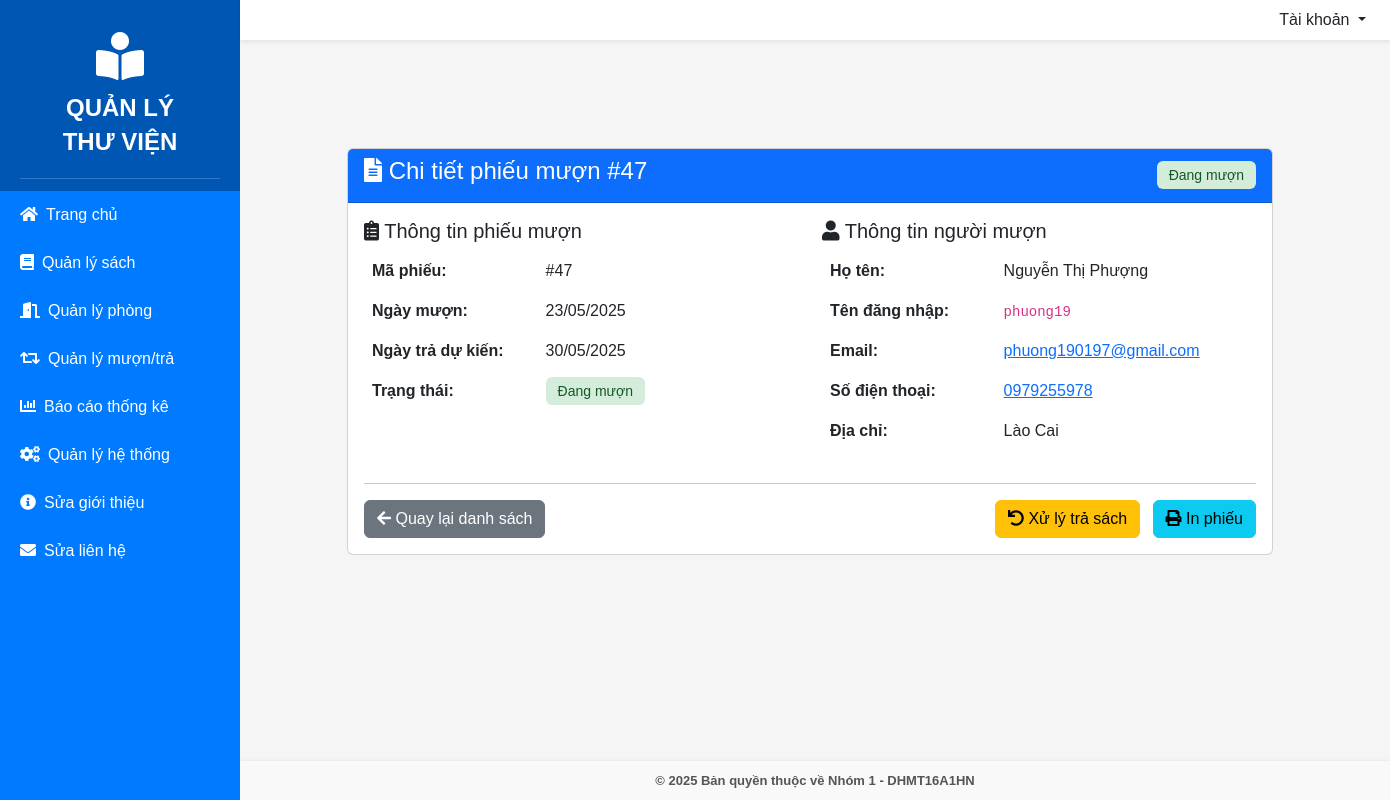
Page /chi_tiet_phieu.php?id=47 on the committed database.
### tables this page shows
CREATE TABLE `phieu_muon` (
  `ma_phieu` int(11) NOT NULL,
  `ma_ban_doc` int(11) DEFAULT NULL,
  `ngay_muon` date DEFAULT NULL,
  `ngay_tra` date DEFAULT NULL,
  `trang_thai` enum('dang_muon','da_tra') DEFAULT 'dang_muon'
);

CREATE TABLE `ban_doc` (
  `ma_ban_doc` int(11) NOT NULL,
  `ten_dang_nhap` varchar(50) NOT NULL,
  `mat_khau` varchar(255) NOT NULL,
  `ho_ten` varchar(100) DEFAULT NULL,
  `ngay_sinh` date DEFAULT NULL,
  `email` varchar(100) DEFAULT NULL,
  `so_dien_thoai` varchar(20) DEFAULT NULL,
  `dia_chi` text DEFAULT NULL,
  `vai_tro` varchar(20) DEFAULT 'bandoc',
  `trang_thai_the` tinyint(1) NOT NULL DEFAULT 1 COMMENT '1: Hoạt động, 0: Bị Khóa'
);

### chi_tiet_phieu.php (the view, shortened to what this page needs)
<?php
include 'ket_noi.php';
$ma_phieu = isset($_GET['id']) ? intval($_GET['id']) : 0;
if ($ma_phieu > 0) {
    $stmt = $conn->prepare("
        SELECT pm.*, bd.ho_ten, bd.ten_dang_nhap, bd.email, bd.so_dien_thoai, bd.dia_chi,
        CASE
            WHEN pm.ngay_tra < CURDATE() AND pm.trang_thai = 'dang_muon' THEN 'qua_han'
            ELSE pm.trang_thai
        END as trang_thai_hien_thi,
        DATEDIFF(CURDATE(), pm.ngay_tra) as so_ngay_qua_han
        FROM phieu_muon pm
        JOIN ban_doc bd ON pm.ma_ban_doc = bd.ma_ban_doc
        WHERE pm.ma_phieu = ?
    ");
    $stmt->bind_param("i", $ma_phieu);
    $stmt->execute();
    $result = $stmt->get_result();
    if ($result->num_rows > 0) {
        $phieu = $result->fetch_assoc();
    } else {
        $error = "Không tìm thấy phiếu mượn với ID: $ma_phieu";
    }
} else {
    $error = "ID phiếu mượn không hợp lệ";
}
?>
<!DOCTYPE html>
<html lang="vi">
<head>
    <link href="https://cdn.jsdelivr.net/npm/bootstrap@5.3.0/dist/css/bootstrap.min.css" rel="stylesheet">
    <link href="https://cdnjs.cloudflare.com/ajax/libs/font-awesome/5.15.4/css/all.min.css" rel="stylesheet">
</head>
<body>
    <nav class="navbar navbar-light bg-white shadow-sm px-4 py-2 d-flex justify-content-end align-items-center fixed-top">
    <div class="dropdown">
        <?php if (isset($_SESSION['ban_doc'])): ?>
            <a class="dropdown-toggle text-dark text-decoration-none" href="#" id="accountDropdown" role="button" data-bs-toggle="dropdown" aria-expanded="false">
                <?php if (isset($_SESSION['ban_doc']['vai_tro']) && $_SESSION['ban_doc']['vai_tro'] === 'admin'): ?>
                    Xin chào, <strong>Admin</strong>
                <?php else: ?>
                    Xin chào, <strong><?= $_SESSION['ban_doc']['ten_dang_nhap'] ?></strong>
                <?php endif; ?>
            </a>
            <ul class="dropdown-menu dropdown-menu-end" aria-labelledby="accountDropdown">
                <li><a class="dropdown-item" href="dang_xuat.php">🔓 Đăng xuất</a></li>
            </ul>
        <?php else: ?>
            <a class="dropdown-toggle text-dark text-decoration-none" href="#" id="accountDropdown" role="button" data-bs-toggle="dropdown" aria-expanded="false">
                Tài khoản
            </a>
        <?php endif; ?>
    </div>
</nav>
<div class="sidebar">
    <a href="trang_chu_admin.php" style="text-decoration: none;">
    <div class="sidebar-brand" style="cursor: pointer;">
        <i class="fas fa-book-reader text-white"></i>
        <div class="sidebar-brand-text">QUẢN LÝ<br> THƯ VIỆN</div>
    </div>
</a>
    <a href="trang_chu_admin.php"><i class="fas fa-home me-2"></i>Trang chủ</a>
    <a href="quan_ly_sach.php"><i class="fas fa-book me-2"></i>Quản lý sách</a>
    <a href="quan_ly_phong.php"><i class="fas fa-door-open me-2"></i>Quản lý phòng</a>
    <div class="sidebar-section" data-bs-toggle="collapse" href="#muontra" role="button" aria-expanded="false">
        <i class="fas fa-retweet me-2"></i>Quản lý mượn/trả
    </div>
    <div class="sidebar-section" data-bs-toggle="collapse" href="#thongke" role="button" aria-expanded="false">
        <i class="fas fa-chart-bar me-2"></i>Báo cáo thống kê
    </div>
    <div class="sidebar-section" data-bs-toggle="collapse" href="#hethong" role="button" aria-expanded="false">
        <i class="fas fa-cogs me-2"></i>Quản lý hệ thống
    </div>
    <a href="sua_gioi_thieu.php"><i class="fas fa-info-circle me-2"></i>Sửa giới thiệu</a>
    <a href="sua_lien_he.php"><i class="fas fa-envelope me-2"></i>Sửa liên hệ</a>
</div>
<div class="container mt-5" style="margin-left: 240px; padding-top: 100px;">
    <div class="row justify-content-center">
        <div class="col-md-10">
            <?php if (isset($error)): ?>
                <div class="alert alert-danger">
                    <i class="fas fa-exclamation-triangle"></i> <?= htmlspecialchars($error) ?>
                </div>
                <a href="cho_muon.php" class="btn btn-secondary">
                    <i class="fas fa-arrow-left"></i> Quay lại
                </a>
            <?php else: ?>
                <div class="card">
                    <div class="card-header bg-primary text-white">
                        <div class="d-flex justify-content-between align-items-center">
                            <h4><i class="fas fa-file-alt"></i> Chi tiết phiếu mượn #<?= $phieu['ma_phieu'] ?></h4>
                            <div>
                                <?php
                                $status_class = '';
                                $status_text = '';
                                switch($phieu['trang_thai_hien_thi']) {
                                    case 'dang_muon':
                                        $status_class = 'status-dang-muon';
                                        $status_text = 'Đang mượn';
                                        break;
                                }
                                ?>
                                <span class="status-badge <?= $status_class ?>"><?= $status_text ?></span>
                            </div>
                        </div>
                    </div>
                    <div class="card-body">
                        <div class="row">
                            <div class="col-md-6">
                                <h5><i class="fas fa-clipboard-list"></i> Thông tin phiếu mượn</h5>
                                <table class="table table-borderless">
                                    <tr>
                                        <td width="40%"><strong>Mã phiếu:</strong></td>
                                        <td>#<?= $phieu['ma_phieu'] ?></td>
                                    </tr>
                                    <tr>
                                        <td><strong>Ngày mượn:</strong></td>
                                        <td><?= date('d/m/Y', strtotime($phieu['ngay_muon'])) ?></td>
                                    </tr>
                                    <tr>
                                        <td><strong>Ngày trả dự kiến:</strong></td>
                                        <td><?= date('d/m/Y', strtotime($phieu['ngay_tra'])) ?></td>
                                    </tr>
                                    <tr>
                                        <td><strong>Trạng thái:</strong></td>
                                        <td>
                                            <span class="status-badge <?= $status_class ?>"><?= $status_text ?></span>
                                        </td>
                                    </tr>
                                </table>
                            </div>
                            <div class="col-md-6">
                                <h5><i class="fas fa-user"></i> Thông tin người mượn</h5>
                                <table class="table table-borderless">
                                    <tr>
                                        <td width="40%"><strong>Họ tên:</strong></td>
                                        <td><?= htmlspecialchars($phieu['ho_ten']) ?></td>
                                    </tr>
                                    <tr>
                                        <td><strong>Tên đăng nhập:</strong></td>
                                        <td><code><?= htmlspecialchars($phieu['ten_dang_nhap']) ?></code></td>
                                    </tr>
                                    <tr>
                                        <td><strong>Email:</strong></td>
                                        <td>
                                            <?php if (!empty($phieu['email'])): ?>
                                                <a href="mailto:<?= htmlspecialchars($phieu['email']) ?>">
                                                    <?= htmlspecialchars($phieu['email']) ?>
                                                </a>
                                            <?php else: ?>
                                                <span class="text-muted">Chưa cập nhật</span>
                                            <?php endif; ?>
                                        </td>
                                    </tr>
                                    <tr>
                                        <td><strong>Số điện thoại:</strong></td>
                                        <td>
                                            <?php if (!empty($phieu['so_dien_thoai'])): ?>
                                                <a href="tel:<?= htmlspecialchars($phieu['so_dien_thoai']) ?>">
                                                    <?= htmlspecialchars($phieu['so_dien_thoai']) ?>
                                                </a>
                                            <?php else: ?>
                                                <span class="text-muted">Chưa cập nhật</span>
                                            <?php endif; ?>
                                        </td>
                                    </tr>
                                    <tr>
                                        <td><strong>Địa chỉ:</strong></td>
                                        <td>
                                            <?php if (!empty($phieu['dia_chi'])): ?>
                                                <?= htmlspecialchars($phieu['dia_chi']) ?>
                                            <?php else: ?>
                                                <span class="text-muted">Chưa cập nhật</span>
                                            <?php endif; ?>
                                        </td>
                                    </tr>
                                </table>
                            </div>
                        </div>
                        <hr>
                        <div class="d-flex justify-content-between">
                            <a href="cho_muon.php" class="btn btn-secondary">
                                <i class="fas fa-arrow-left"></i> Quay lại danh sách
                            </a>
                            <div>
                                <?php if ($phieu['trang_thai'] === 'dang_muon'): ?>
                                    <a href="tra_sach.php?id=<?= $phieu['ma_phieu'] ?>" class="btn btn-warning me-2">
                                        <i class="fas fa-undo"></i> Xử lý trả sách
                                    </a>
                                <?php endif; ?>
                                <a href="in_phieu.php?id=<?= $phieu['ma_phieu'] ?>" class="btn btn-info" target="_blank">
                                    <i class="fas fa-print"></i> In phiếu
                                </a>
                            </div>
                        </div>
                    </div>
                </div>
            <?php endif; ?>
        </div>
    </div>
</div>
<?php include 'footer.php'; ?>
</body>
</html>

### chi_tiet_phieu.php (style rules this page uses)
body { font-family: Arial, sans-serif; background-color: #f5f5f5; }
.status-badge { font-size: 14px; padding: 6px 12px; border-radius: 6px; }
.status-dang-muon { background-color: #d4edda; color: #155724; }
.sidebar { width: 240px; background-color: #007bff; color: white; position: fixed; top: 0; left: 0; height: 100vh; overflow-y: auto; z-index: 1000; }
.sidebar .sidebar-brand { padding: 20px 10px; margin-top: 0; }
.navbar { z-index: 1100; margin-left: 240px; width: calc(100% - 240px); }
.sidebar a, .sidebar .sidebar-section { display: block; padding: 12px 20px; color: white; text-decoration: none; font-weight: 500; }
.sidebar .sidebar-brand { text-align: center; padding: 20px 10px; border-bottom: 1px solid rgba(255,255,255,0.2); }
.sidebar .sidebar-brand i { font-size: 48px; }
.sidebar .sidebar-brand-text { font-size: 24px; font-weight: bold; line-height: 1.4; margin-top: 10px; }
.sidebar { z-index: 1000; }
.navbar { z-index: 1100; }
body { margin: 0; font-family: Arial, sans-serif; background-color: #f5f5f5; }
html, body { height: 100%; }
body { display: flex; flex-direction: column; }
.container { flex: 1; }

### rows in the picture
phieu_muon: ma_phieu "47", ngay_muon "23/05/2025", ngay_tra "30/05/2025", ma_ban_doc.ho_ten "Nguyễn Thị Phượng", ma_ban_doc.ten_dang_nhap "phuong19", ma_ban_doc.email "phuong190197@gmail.com", ma_ban_doc.so_dien_thoai "0979255978", ma_ban_doc.dia_chi "Lào Cai"

### other values in the picture
$status_text "Đang mượn"
